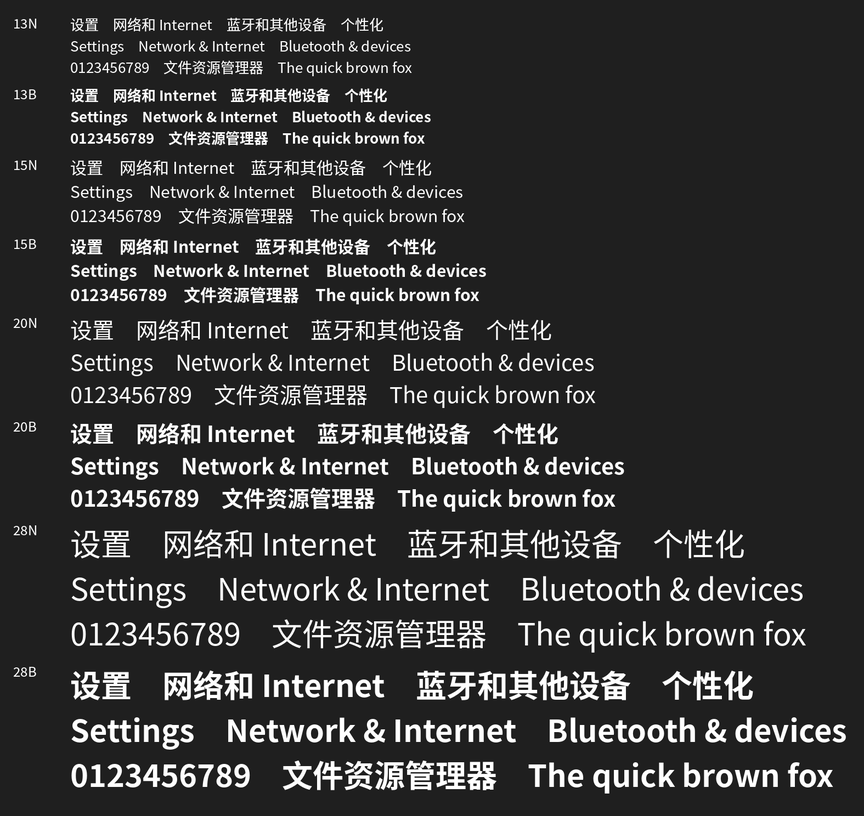
#> input picture docs/research/tx1/freetype/ft_darken_dark_2x.png, 864 x 816 px, shrunk from 1575 x 1488 before the run; its folder holds only this picture in this run
$ python analyze.py
#> lines starting #> are read from the running program, lines starting #| are printed output that depends on the picture
#!/usr/bin/env python3
# analyze.py —— tx1 样张量化（辅助，不替代看图）。
#
# 对 rust/ 与 freetype/ 下所有联系表 PNG 计算两个指标：
#   mean_ink  —— 「平均墨量」：全图归一化覆盖率均值（背景 0、前景 1）。
#   edge_px   —— 「笔画边缘对比度」：行扫描 10%→90% 过渡宽度的中位数（物理像素）。
#                越小越锐；灰度抗锯齿下约 1~3 px。加粗 / 对比度增强会改变它。
#
# 依赖 Pillow（读图）；numpy 仅为加速量化（参照脚本 freetype_ref.py 只用 Pillow）。
# 用法：
#   python3 analyze.py                 # 打印表 + 写 metrics.csv
#   python3 analyze.py --optimize      # 额外用 Pillow 无损重压全部 PNG（缩体积）
#
# 仅辅助量化，结论以读图为准。

import argparse
import csv
from pathlib import Path

import numpy as np

ROOT = Path(__file__).resolve().parent
DIRS = [ROOT / "rust", ROOT / "freetype"]


def profile(img):
    arr = np.asarray(img.convert("L"), dtype=np.float32)
    bg = float(arr[0, 0])
    fg = 255.0 if bg < 128 else 0.0
    span = abs(fg - bg)
    if span < 1e-6:
        return None, bg, fg, span
    prof = np.clip(np.abs(arr - bg) / span, 0.0, 1.0)
    return prof, bg, fg, span


def mean_ink(prof):
    return float(prof.mean()) if prof is not None else 0.0


def edge_width(prof):
    """行扫描 10%→90% 过渡宽度（物理像素）中位数。

    对每行取最陡一阶差分 `g`（归一化覆盖率/像素），该行边缘宽 ≈ 0.8 / g
    （线性 ramp 下 10%→90% 的宽度）。取全图各行边缘宽的中位数。
    这是「最锐边缘」的稳健估计：比阈值穿越法抗细笔画（细笔画峰值到不了 0.9 时
    穿越法会跑到邻字，宽度爆表）。数值越小越锐。
    """
    if prof is None:
        return (0.0, 0)
    grad = np.abs(np.diff(prof, axis=1))
    peaks = grad.max(axis=1)
    peaks = peaks[peaks > 1e-6]
    if peaks.size == 0:
        return (0.0, 0)
    g = float(np.median(peaks))
    return (0.8 / g if g > 0 else 0.0, int(peaks.size))


def optimize(paths):
    from PIL import Image

    before = sum(p.stat().st_size for p in paths)
    for p in paths:
        Image.open(p).save(p, optimize=True)
    after = sum(p.stat().st_size for p in paths)
    print(f"optimize: {len(paths)} 文件 {before/1e6:.1f} MB -> {after/1e6:.1f} MB")


def main():
    ap = argparse.ArgumentParser()
    ap.add_argument("--optimize", action="store_true")
    args = ap.parse_args()
    from PIL import Image

    pngs = sorted(p for d in DIRS if d.exists() for p in d.glob("*.png"))
    if args.optimize:
        optimize(pngs)
    rows = []
    for p in pngs:
        prof, _, _, _ = profile(Image.open(p))
#> in profile, `bg = float(arr[0, 0])`: bg = 31
#> in profile, `fg = 255.0 if bg < 128 else 0.0`: fg = 255
#> in profile, `span = abs(fg - bg)`: span = 224
#> in profile, `prof = np.clip(np.abs(arr - bg) / span, 0.0, 1.0)`:
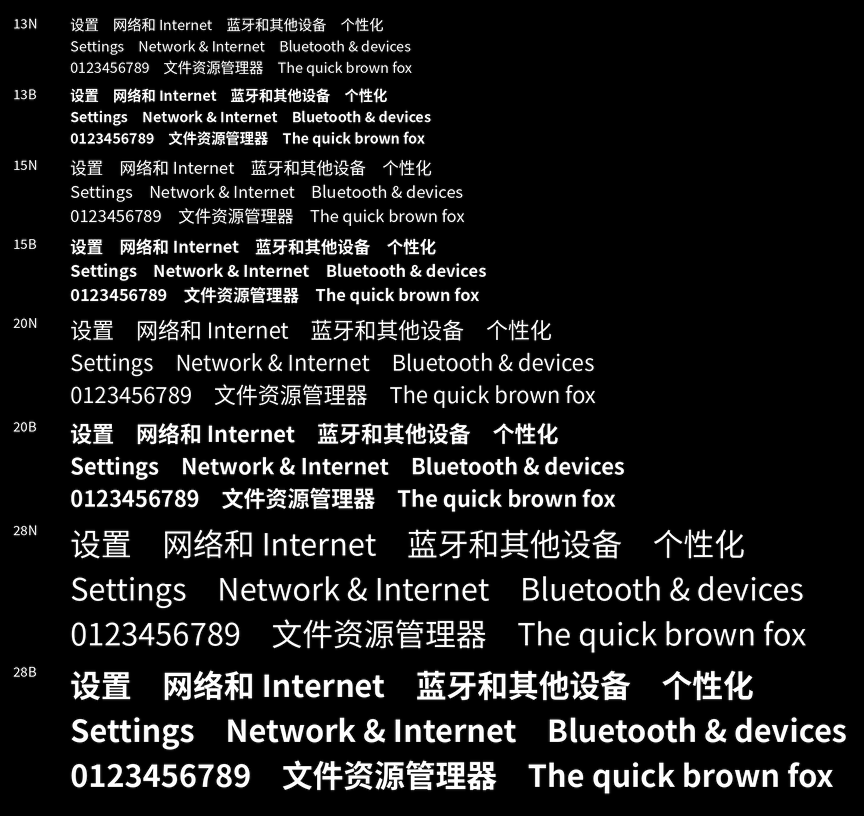
#> prof: shape (816, 864) float32; min 0, max 1, mean 0.107
        ink = mean_ink(prof)
#> ink = 0.107
        edge, n = edge_width(prof)
#> in edge_width, `grad = np.abs(np.diff(prof, axis=1))`:
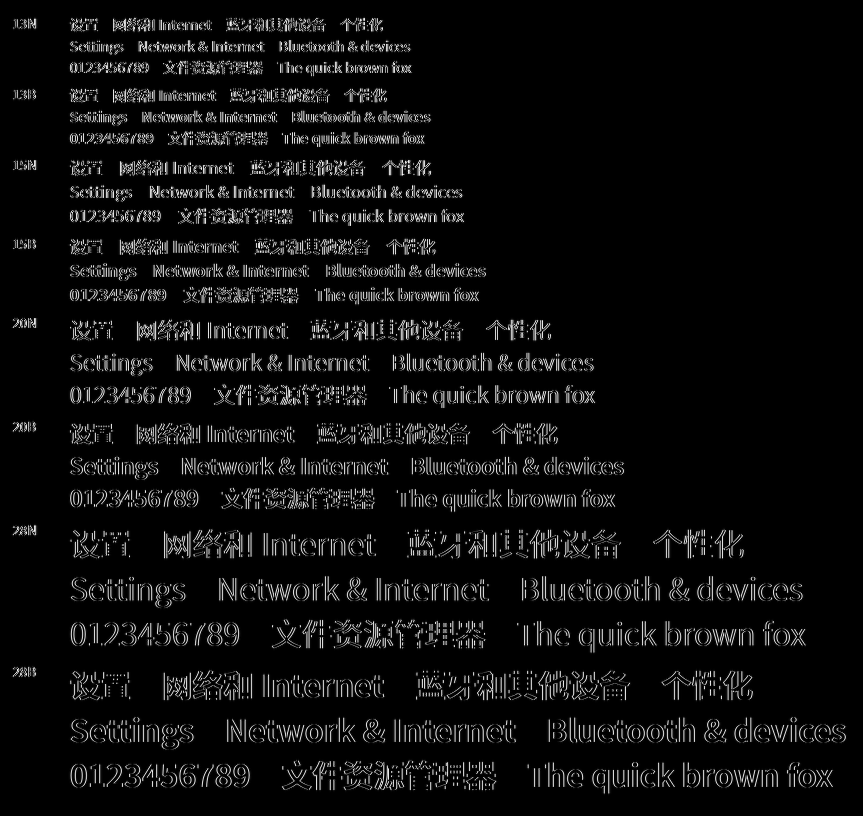
#> grad: shape (816, 863) float32; min 0, max 1, mean 0.0544
#> in edge_width, `peaks = grad.max(axis=1)`: peaks = 816 values, max 1 at index 95, min 0 at index 0, mean 0.571
#> in edge_width, `peaks = peaks[peaks > 1e-6]`: peaks = 650 values, max 1 at index 69, min 0.00446 at index 19, mean 0.716
#> in edge_width, `g = float(np.median(peaks))`: g = 0.884
#> edge = 0.905; n = 650
        group = "rust" if p.parent.name == "rust" else "freetype"
        rows.append((group, p.name, ink, edge, n))
    with (ROOT / "metrics.csv").open("w", newline="") as f:
        writer = csv.writer(f)
        writer.writerow(["group", "file", "mean_ink", "edge_px_median", "edge_samples"])
        writer.writerows(rows)
    print(f"{'group':8} {'file':40} {'mean_ink':>9} {'edge_px':>8} {'n':>6}")
    for group, name, ink, edge, n in rows:
        print(f"{group:8} {name:40} {ink:9.4f} {edge:8.2f} {n:6d}")
#> this loop made 1 pass
#> (group, name, ink, edge, n) on pass 1: ('freetype', 'ft_darken_dark_2x.png', 0.107, 0.905, 650)
#| freetype ft_darken_dark_2x.png                       0.1075     0.91    650
    print(f"\n→ {ROOT / 'metrics.csv'}")


if __name__ == "__main__":
    main()
